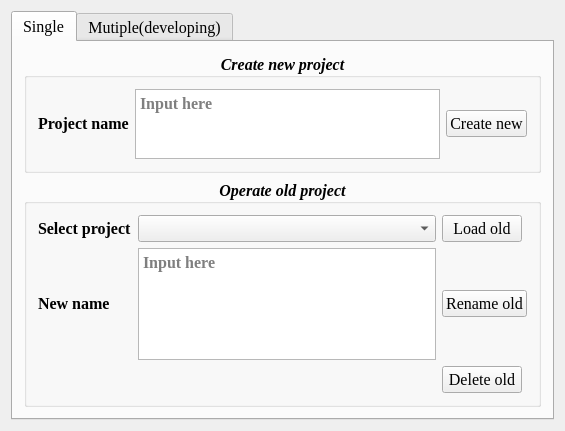
<?xml version="1.0" encoding="UTF-8"?>
<ui version="4.0">
 <class>LShapeAnalyserClass</class>
 <widget class="QWidget" name="LShapeAnalyserClass">
  <property name="geometry">
   <rect>
    <x>0</x>
    <y>0</y>
    <width>565</width>
    <height>431</height>
   </rect>
  </property>
  <property name="windowTitle">
   <string>LShapeAnalyser</string>
  </property>
  <layout class="QVBoxLayout" name="verticalLayout_4">
   <item>
    <widget class="QTabWidget" name="tabWidget">
     <property name="font">
      <font>
       <family>Times New Roman</family>
       <pointsize>12</pointsize>
      </font>
     </property>
     <property name="currentIndex">
      <number>0</number>
     </property>
     <widget class="QWidget" name="singleTab">
      <attribute name="title">
       <string>Single</string>
      </attribute>
      <layout class="QVBoxLayout" name="verticalLayout">
       <item>
        <widget class="QGroupBox" name="createNewBox">
         <property name="enabled">
          <bool>true</bool>
         </property>
         <property name="sizePolicy">
          <sizepolicy hsizetype="Preferred" vsizetype="Preferred">
           <horstretch>0</horstretch>
           <verstretch>0</verstretch>
          </sizepolicy>
         </property>
         <property name="font">
          <font>
           <family>Times New Roman</family>
           <pointsize>12</pointsize>
           <weight>75</weight>
           <italic>true</italic>
           <bold>true</bold>
          </font>
         </property>
         <property name="title">
          <string>Create new project</string>
         </property>
         <property name="alignment">
          <set>Qt::AlignCenter</set>
         </property>
         <layout class="QHBoxLayout" name="horizontalLayout">
          <item>
           <widget class="QLabel" name="projectNameLabel">
            <property name="sizePolicy">
             <sizepolicy hsizetype="Maximum" vsizetype="Maximum">
              <horstretch>0</horstretch>
              <verstretch>0</verstretch>
             </sizepolicy>
            </property>
            <property name="font">
             <font>
              <family>Times New Roman</family>
              <pointsize>12</pointsize>
              <weight>75</weight>
              <italic>false</italic>
              <bold>true</bold>
             </font>
            </property>
            <property name="text">
             <string>Project name</string>
            </property>
           </widget>
          </item>
          <item>
           <widget class="QTextEdit" name="projectNameText">
            <property name="sizePolicy">
             <sizepolicy hsizetype="Preferred" vsizetype="Preferred">
              <horstretch>0</horstretch>
              <verstretch>0</verstretch>
             </sizepolicy>
            </property>
            <property name="font">
             <font>
              <family>Times New Roman</family>
              <pointsize>12</pointsize>
              <weight>75</weight>
              <italic>false</italic>
              <bold>true</bold>
             </font>
            </property>
            <property name="tabStopDistance">
             <double>80.000000000000000</double>
            </property>
            <property name="placeholderText">
             <string>Input here</string>
            </property>
           </widget>
          </item>
          <item>
           <widget class="QPushButton" name="createNewButton">
            <property name="sizePolicy">
             <sizepolicy hsizetype="Maximum" vsizetype="Maximum">
              <horstretch>0</horstretch>
              <verstretch>0</verstretch>
             </sizepolicy>
            </property>
            <property name="font">
             <font>
              <family>Times New Roman</family>
              <pointsize>12</pointsize>
              <weight>50</weight>
              <italic>false</italic>
              <bold>false</bold>
             </font>
            </property>
            <property name="text">
             <string>Create new</string>
            </property>
           </widget>
          </item>
         </layout>
        </widget>
       </item>
       <item>
        <widget class="QGroupBox" name="operateOldBox">
         <property name="sizePolicy">
          <sizepolicy hsizetype="Preferred" vsizetype="Preferred">
           <horstretch>0</horstretch>
           <verstretch>0</verstretch>
          </sizepolicy>
         </property>
         <property name="font">
          <font>
           <family>Times New Roman</family>
           <pointsize>12</pointsize>
           <weight>75</weight>
           <italic>true</italic>
           <bold>true</bold>
          </font>
         </property>
         <property name="title">
          <string>Operate old project</string>
         </property>
         <property name="alignment">
          <set>Qt::AlignCenter</set>
         </property>
         <layout class="QGridLayout" name="gridLayout">
          <item row="0" column="0">
           <widget class="QLabel" name="selectOldLabel">
            <property name="sizePolicy">
             <sizepolicy hsizetype="Maximum" vsizetype="Maximum">
              <horstretch>0</horstretch>
              <verstretch>0</verstretch>
             </sizepolicy>
            </property>
            <property name="font">
             <font>
              <family>Times New Roman</family>
              <pointsize>12</pointsize>
              <weight>75</weight>
              <italic>false</italic>
              <bold>true</bold>
             </font>
            </property>
            <property name="text">
             <string>Select project</string>
            </property>
           </widget>
          </item>
          <item row="0" column="1">
           <widget class="QComboBox" name="selectProjectComboBox">
            <property name="sizePolicy">
             <sizepolicy hsizetype="Preferred" vsizetype="Preferred">
              <horstretch>0</horstretch>
              <verstretch>0</verstretch>
             </sizepolicy>
            </property>
            <property name="font">
             <font>
              <family>Times New Roman</family>
              <pointsize>12</pointsize>
              <weight>50</weight>
              <italic>false</italic>
              <bold>false</bold>
             </font>
            </property>
           </widget>
          </item>
          <item row="0" column="2">
           <widget class="QPushButton" name="loadOldButton">
            <property name="sizePolicy">
             <sizepolicy hsizetype="Maximum" vsizetype="Maximum">
              <horstretch>0</horstretch>
              <verstretch>0</verstretch>
             </sizepolicy>
            </property>
            <property name="font">
             <font>
              <family>Times New Roman</family>
              <pointsize>12</pointsize>
              <weight>50</weight>
              <italic>false</italic>
              <bold>false</bold>
             </font>
            </property>
            <property name="text">
             <string>Load old</string>
            </property>
           </widget>
          </item>
          <item row="1" column="0">
           <widget class="QLabel" name="newNameLabel">
            <property name="sizePolicy">
             <sizepolicy hsizetype="Maximum" vsizetype="Maximum">
              <horstretch>0</horstretch>
              <verstretch>0</verstretch>
             </sizepolicy>
            </property>
            <property name="font">
             <font>
              <family>Times New Roman</family>
              <pointsize>12</pointsize>
              <weight>75</weight>
              <italic>false</italic>
              <bold>true</bold>
             </font>
            </property>
            <property name="text">
             <string>New name</string>
            </property>
           </widget>
          </item>
          <item row="1" column="1">
           <widget class="QTextEdit" name="newNameTextEdit">
            <property name="sizePolicy">
             <sizepolicy hsizetype="Preferred" vsizetype="Preferred">
              <horstretch>0</horstretch>
              <verstretch>0</verstretch>
             </sizepolicy>
            </property>
            <property name="font">
             <font>
              <family>Times New Roman</family>
              <pointsize>12</pointsize>
              <weight>75</weight>
              <italic>false</italic>
              <bold>true</bold>
             </font>
            </property>
            <property name="tabStopDistance">
             <double>80.000000000000000</double>
            </property>
            <property name="placeholderText">
             <string>Input here</string>
            </property>
           </widget>
          </item>
          <item row="1" column="2">
           <widget class="QPushButton" name="renameOldButton">
            <property name="sizePolicy">
             <sizepolicy hsizetype="Maximum" vsizetype="Maximum">
              <horstretch>0</horstretch>
              <verstretch>0</verstretch>
             </sizepolicy>
            </property>
            <property name="font">
             <font>
              <family>Times New Roman</family>
              <pointsize>12</pointsize>
              <weight>50</weight>
              <italic>false</italic>
              <bold>false</bold>
             </font>
            </property>
            <property name="text">
             <string>Rename old</string>
            </property>
           </widget>
          </item>
          <item row="2" column="2">
           <widget class="QPushButton" name="deleteOldButton">
            <property name="sizePolicy">
             <sizepolicy hsizetype="Maximum" vsizetype="Maximum">
              <horstretch>0</horstretch>
              <verstretch>0</verstretch>
             </sizepolicy>
            </property>
            <property name="font">
             <font>
              <family>Times New Roman</family>
              <pointsize>12</pointsize>
              <weight>50</weight>
              <italic>false</italic>
              <bold>false</bold>
             </font>
            </property>
            <property name="text">
             <string>Delete old</string>
            </property>
           </widget>
          </item>
         </layout>
        </widget>
       </item>
      </layout>
     </widget>
     <widget class="QWidget" name="mutipleTab">
      <attribute name="title">
       <string>Mutiple(developing)</string>
      </attribute>
      <layout class="QVBoxLayout" name="verticalLayout_2">
       <item>
        <widget class="QGroupBox" name="multipleCreateNewBox">
         <property name="enabled">
          <bool>true</bool>
         </property>
         <property name="font">
          <font>
           <family>Times New Roman</family>
           <pointsize>12</pointsize>
           <weight>75</weight>
           <italic>true</italic>
           <bold>true</bold>
          </font>
         </property>
         <property name="title">
          <string>Create new project</string>
         </property>
         <property name="alignment">
          <set>Qt::AlignCenter</set>
         </property>
         <layout class="QHBoxLayout" name="horizontalLayout_2">
          <item>
           <widget class="QLabel" name="optionLabel">
            <property name="sizePolicy">
             <sizepolicy hsizetype="Maximum" vsizetype="Maximum">
              <horstretch>0</horstretch>
              <verstretch>0</verstretch>
             </sizepolicy>
            </property>
            <property name="font">
             <font>
              <family>Times New Roman</family>
              <pointsize>12</pointsize>
              <weight>75</weight>
              <italic>false</italic>
              <bold>true</bold>
             </font>
            </property>
            <property name="text">
             <string>Option</string>
            </property>
           </widget>
          </item>
          <item>
           <widget class="QListWidget" name="optionList">
            <property name="dragEnabled">
             <bool>true</bool>
            </property>
            <property name="selectionMode">
             <enum>QAbstractItemView::MultiSelection</enum>
            </property>
           </widget>
          </item>
          <item>
           <widget class="QPushButton" name="startMultipleButton">
            <property name="sizePolicy">
             <sizepolicy hsizetype="Maximum" vsizetype="Maximum">
              <horstretch>0</horstretch>
              <verstretch>0</verstretch>
             </sizepolicy>
            </property>
            <property name="font">
             <font>
              <family>Times New Roman</family>
              <pointsize>12</pointsize>
              <weight>50</weight>
              <italic>false</italic>
              <bold>false</bold>
             </font>
            </property>
            <property name="text">
             <string>Start</string>
            </property>
           </widget>
          </item>
         </layout>
        </widget>
       </item>
      </layout>
     </widget>
    </widget>
   </item>
  </layout>
 </widget>
 <layoutdefault spacing="6" margin="11"/>
 <resources>
  <include location="../project/LShapeAnalyser.qrc"/>
 </resources>
 <connections/>
</ui>
